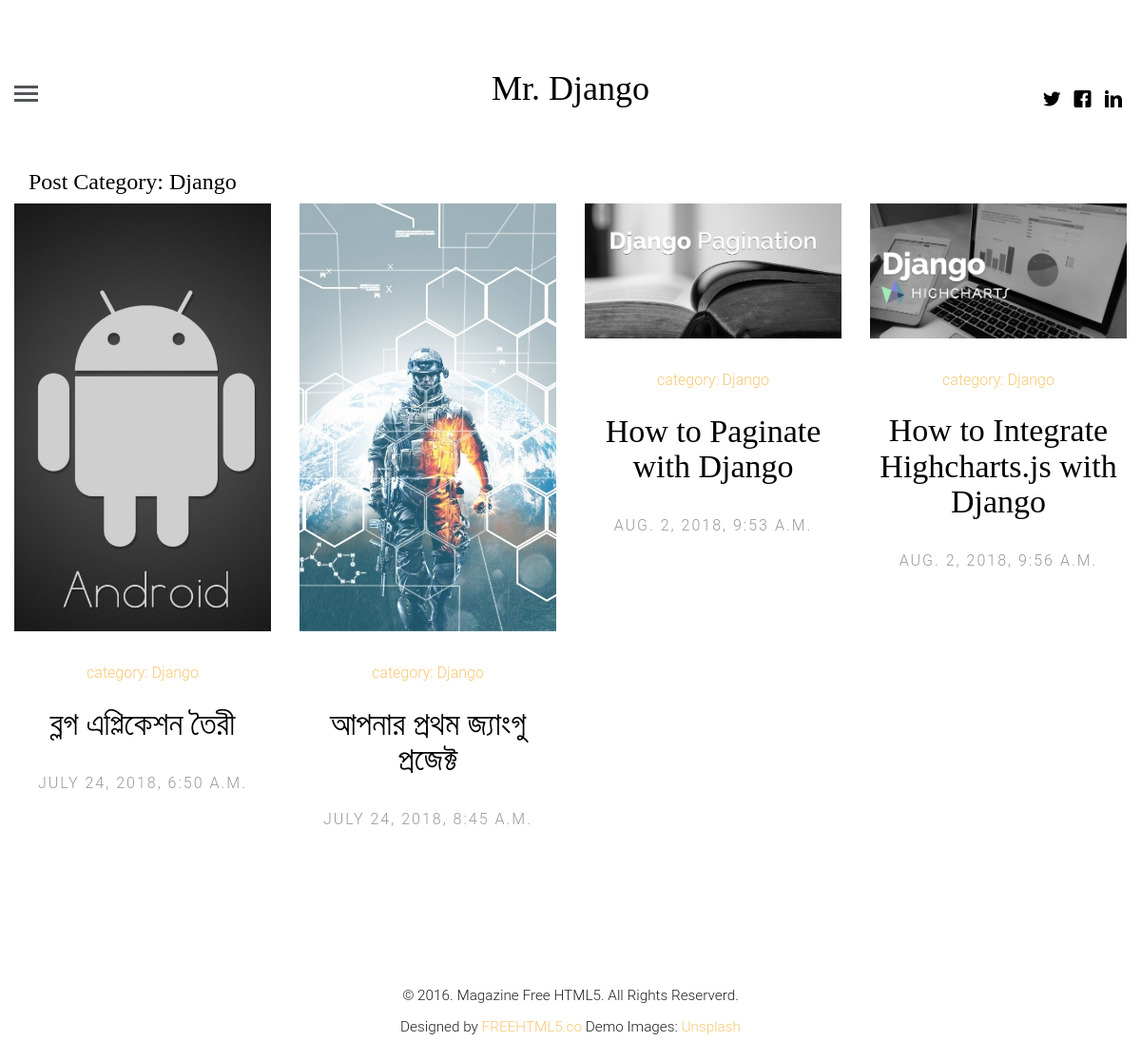
/category/Django, run on the app's committed database.
### blog/models.py (models this page shows, shortened)
class category(models.Model):
    name = models.CharField(max_length=100)

class post(models.Model):
    post_author = models.ForeignKey(author, on_delete=models.CASCADE)
    post_title = models.CharField(max_length=100)
    slug = models.SlugField(max_length=100)
    post_body = models.TextField()
    post_image = models.FileField()
    post_category = models.ForeignKey(category, on_delete=models.CASCADE)
    posted_on = models.DateTimeField(auto_now=False, auto_now_add=True)
    updated_on = models.DateTimeField(auto_now=True, auto_now_add=False)

### blog/views.py (the view)
# urls.py: path('category/<name>',views.PostTopic, name='category'),
def PostTopic(request, name):
    topic = get_object_or_404(category, name=name)       #  ক্যাটাগরি মডেল থেকে ক্যাটাগরির নাম উপরের name প্যারামিটারের যুক্ত করে দিয়েছি
    post1 = post.objects.filter(post_category=topic.id)  #  একই ক্যাটাগরির পোষ্ট দেখার জন্য ফিল্টারের মধ্যে post_category মডেলের সাথে ক্যাটাগরির id যুক্ত করে দিয়েছি
    paginator = Paginator(post1, 8)  # প্রতি পেজে ৪ টি করে পোষ্ট দেখানো হবে
    page = request.GET.get('page')
    TotalPost = paginator.get_page(page)
    return render(request,'category.html', {"post1":TotalPost, "topic":topic }) #   দুটি  ভ্যারিয়েবলকে ট্যামপ্লেটে পাঠানো হয়েছে

### blog/templates/category.html (shortened to what this page needs)
{% extends 'base.html' %}
{% load static %}
{% block content %}
	<h3 class="container">Post Category:  {{ topic.name }}</h3>
    <div class="allpost">
    {% for p in post1 %}
        <article class="col-lg-3 col-md-3 col-sm-3 col-xs-6 col-xxs-12 animate-box">
            <figure>
                <a href="{% url 'blog:post_detail' id=p.id %}">
                    <img src="{{ p.post_image.url }}" alt="Image" class="img-responsive" >
                </a>
            </figure>
            <span class="fh5co-meta"><a href="{% url 'blog:category' name=p.post_category.name %}">category: {{ p.post_category.name }}</a></span>
            <h2 class="fh5co-article-title"><a href="{% url 'blog:post_detail' id=p.id %}">{{ p.post_title }}</a></h2>
            <span class="fh5co-meta fh5co-date">{{ p.posted_on }}</span>
        </article>
    {% endfor %}
    </div>
<div class="container-fluid">
</div>
{% endblock %}

### blog/static/css/style.css (style rules this page uses)
html { background: #fff; }
body { font-family: "Roboto", arial, sans-serif; font-size: 18px; font-weight: 300; line-height: 1.8; color: #222; background: #fff; }
a { color: #f7c873; -webkit-transition: 0.5s; -o-transition: 0.5s; transition: 0.5s; }
h1, h2, h3, h4, h5, h6 { font-family: "Playfair Display", times, serif; color: #000; }
.fh5co-post-entry article { text-align: center; float: left; margin-bottom: 110px; padding-left: 3em; padding-right: 3em; }
@media screen and (max-width: 1200px) { .fh5co-post-entry article { margin-bottom: 80px; padding-left: 15px; padding-right: 15px; } }
.fh5co-post-entry article a img { opacity: 1; -webkit-transition: 0.5s; -o-transition: 0.5s; transition: 0.5s; }
.fh5co-post-entry article figure { margin-bottom: 30px; }
.fh5co-post-entry article h2 { font-family: "Playfair Display", times, serif; font-size: 34px; color: #000; margin-bottom: 30px; }
.fh5co-post-entry article h2 a { color: #000; }
.fh5co-post-entry article .fh5co-meta { font-size: 16px; font-family: "Roboto", arial, sans-serif; color: #999999; margin-bottom: 20px; display: block; }
.fh5co-post-entry article .fh5co-meta.fh5co-date { text-transform: uppercase; letter-spacing: 2px; }
.js .to-animate, .js .to-animate-2, .js .animate-box { opacity: 0; }

### data on the page
category: name "Django"
post: post_image (picture), post_category.name "Django", post_title "ব্লগ এপ্লিকেশন তৈরী", posted_on "JULY 24, 2018, 6:50 A.M."
post: post_image (picture), post_category.name "Django", post_title "আপনার প্রথম জ্যাংগু প্রজেক্ট", posted_on "JULY 24, 2018, 8:45 A.M."
post: post_image (picture), post_category.name "Django", post_title "How to Paginate with Django", posted_on "AUG. 2, 2018, 9:53 A.M."
post: post_image (picture), post_category.name "Django", post_title "How to Integrate Highcharts.js with Django", posted_on "AUG. 2, 2018, 9:56 A.M."
